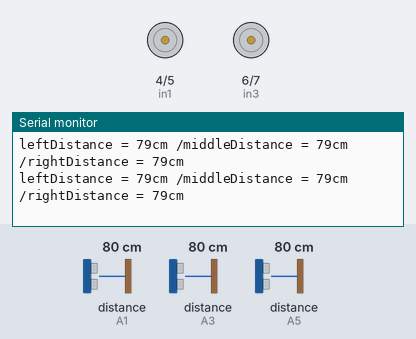
This sketch was run on a simulated Arduino Uno, built with avr-gcc and run on an emulated ATmega328P. Parts: motor-driver pin pairs drawn as motors (green arrow = first pin HIGH = forward, orange = second pin HIGH = backward, longer = more drive, scaled by the enable pin), the last lines printed to the serial monitor. Wiring (inferred from the names in the program): 3 × ultrasonic range finder: trigger A0, echo A1 / trigger A2, echo A3 / trigger A4, echo A5. The test bench sets the inputs (shaded band); at power-on: distance to the obstacle (sensors on A1, A5, A3) 80 cm. The echo pulse lasts 58.3 µs per cm.

Above: at 1.2 s.
1.3 s: distance to the obstacle (sensor on A1) set to 16 cm
At 1.42 s:
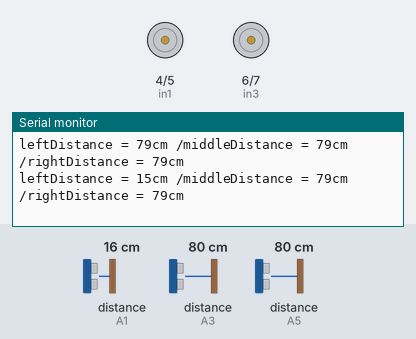
2.8 s: distance to the obstacle (sensor on A1) set to 12 cm
At 2.99 s:
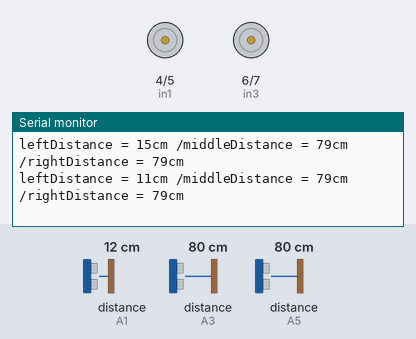
4.4 s: distance to the obstacle (sensor on A5) set to 2 cm
At 4.5 s:
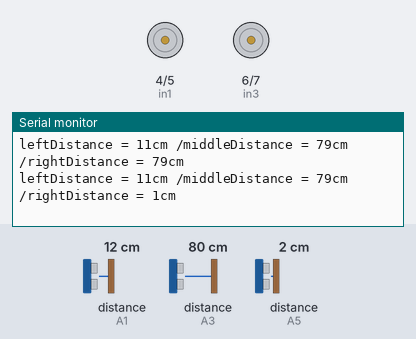
5.9 s: distance to the obstacle (sensor on A3) set to 22 cm
At 5.91 s:
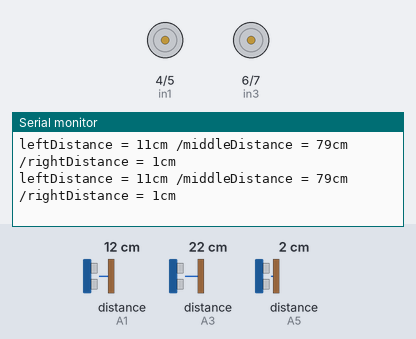
8.9 s: distance to the obstacle (sensor on A3) set to 17 cm
At 9.04 s:
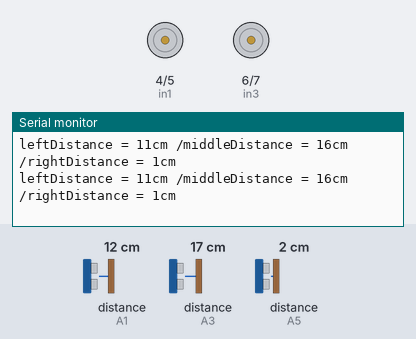
11.9 s: distance to the obstacle (sensor on A3) set to 15 cm
At 11.94 s:
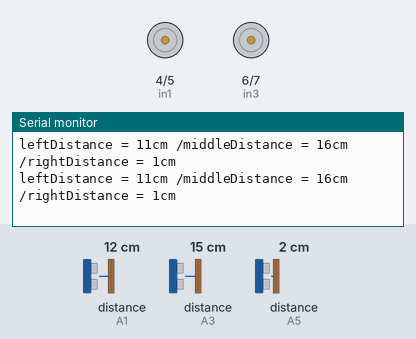
14.9 s: distance to the obstacle (sensor on A3) set to 12 cm
Timing chart, 0 to 17.9 s (numbered marks = the images above; inputs shaded):
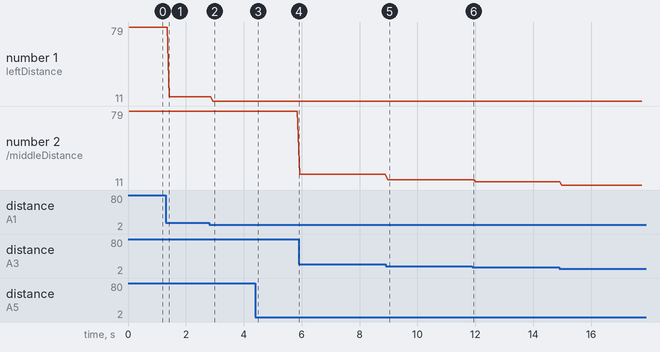

Measured:
- after the input at 1.3 s, the serial monitor: prints a new line after 0.12 s (image 1)
- after the input at 2.8 s, the serial monitor: prints a new line after 0.13 s (image 2)
- after the input at 4.4 s, the serial monitor: prints a new line at once (image 3)
- after the input at 8.9 s, the serial monitor: prints a new line after 0.07 s (image 5)
- plotted number 1: 79 → 15 after the input at 1.3 s, 15 → 11 after the input at 2.8 s
- plotted number 2: 79 → 21 after the input at 5.9 s, 21 → 16 after the input at 8.9 s, 16 → 14 after the input at 11.9 s

The sketch:

Xetuhanh.ino
```cpp
/*
 * Created by Lam Hong Duc
 * Date 17/11/2020
 */

int trig1 = A0;
int echo1 = A1;
int trig2 = A2;
int echo2 = A3;
int trig3 = A4;
int echo3 = A5;
int Speed = 200;
int in1 = 4;
int in2 = 5;
int in3 = 6;
int in4 = 7;
int ENA = 3;
int ENB = 11;
int LeftSpeed =50;
int RightSpeed = 50;

long leftDistance = 0,middleDistance = 0,rightDistance = 0;
long pingTime,distance;
float speedSound = 0.0343;
int DIS = 18;
int DIS2 = 13;

long leftMeasurement()
{
  digitalWrite(trig1,LOW);
  delayMicroseconds(2);
  digitalWrite(trig1,HIGH);
  delayMicroseconds(10);
  digitalWrite(trig1,LOW);
  pingTime = pulseIn(echo1,HIGH);
  distance = (pingTime/2)*speedSound;
  return(distance);
}

long middleMeasurement()
{
  digitalWrite(trig2,LOW);
  delayMicroseconds(2);
  digitalWrite(trig2,HIGH);
  delayMicroseconds(10);
  digitalWrite(trig2,LOW);
  pingTime = pulseIn(echo2,HIGH);
  distance = (pingTime/2)*speedSound;
  return(distance);
}

long rightMeasurement()
{
  digitalWrite(trig3,LOW);
  delayMicroseconds(2);
  digitalWrite(trig3,HIGH);
  delayMicroseconds(10);
  digitalWrite(trig3,LOW);
  pingTime = pulseIn(echo3,HIGH);
  distance = (pingTime/2)*speedSound;
  return(distance);
}

void setup()
{
  Serial.begin(9600);
  pinMode(trig1,OUTPUT);
  pinMode(trig2,OUTPUT);
  pinMode(trig3,OUTPUT);
  pinMode(echo1,INPUT);
  pinMode(echo2,INPUT);
  pinMode(echo3,INPUT);
  pinMode(in1,OUTPUT);
  pinMode(in2,OUTPUT);
  pinMode(in3,OUTPUT);
  pinMode(in4,OUTPUT);
  pinMode(ENA,OUTPUT);
  pinMode(ENB,OUTPUT);
  moveStop();
}

void loop()
{
  leftDistance = leftMeasurement();
  delay(10);
  middleDistance = middleMeasurement();
  delay(10);
  rightDistance = rightMeasurement();
  delay(10);
  Serial.print("leftDistance = ");
  Serial.print(leftDistance);
  Serial.print("cm /");
  Serial.print("middleDistance = ");
  Serial.print(middleDistance);
  Serial.print("cm /");
  Serial.print("rightDistance = ");
  Serial.print(rightDistance);
  Serial.println("cm");

  //  Obstacle on left side
  if(leftDistance < DIS2 && middleDistance > DIS && rightDistance > DIS2)
  {
    turnRight();
    delay(25);  //  turn lightly right
  }
  //  Obstacle on front
  else if(leftDistance > DIS2 && middleDistance < DIS && rightDistance > DIS2)
  {
    if(leftDistance > rightDistance)
    {
      turnLeft();
      delay(140);  //  turn 90 degree left
    }
    if(leftDistance < rightDistance)
    {
      turnRight();
      delay(140);  //  turn 90 degree right
    }
  }
  //  Obstacle on right side
  else if(leftDistance > DIS2 && middleDistance > DIS && rightDistance < DIS2)
  {
    turnLeft();
    delay(25);  //turn lightly left
  }
  //  Obstacle on front & left side
  else if(leftDistance < DIS2 && middleDistance < DIS && rightDistance > DIS2)
  {
    turnRight();
    delay(140);  //  turnRight 90 degree
  }
  //  Obstacle on front & right side
  else if(leftDistance > DIS2 && middleDistance < DIS && rightDistance < DIS2)
  {
    turnLeft();
    delay(200);  //  turnLeft 90 degree
  }
  //  Obstacle on left & right side
  else if(leftDistance < DIS2 && middleDistance > DIS && rightDistance < DIS2)
  {

    if(leftDistance > rightDistance)
    {
      turnLeft();
      delay(50);  //  shift left
    }
    if(leftDistance < rightDistance)
    {
      turnRight();
      delay(50);  //  shift right
    }
  }
  //  Obstacle on all 3 side
  else if(leftDistance < DIS2 && middleDistance < DIS2 && rightDistance < DIS2)
  {
    moveStop();
    delay(50);
    moveBackward();
    delay(50);

      if(leftDistance > rightDistance)
    {
      turnLeft();
      delay(50);  //  shift left
    }
    if(leftDistance < rightDistance)
    {
      turnRight();
      delay(50);  //  shift right
    }
  }
  else
  {
    moveForward();
  }
}

void moveForward()
{

  digitalWrite(in1, Speed);
  digitalWrite(in2, LOW);
  digitalWrite(in3, Speed);
  digitalWrite(in4, LOW);
}

void moveBackward()
{

  digitalWrite(in1, LOW);
  digitalWrite(in2, 5);
  digitalWrite(in3, LOW);
  digitalWrite(in4, 5);
}

void turnRight()
{

  digitalWrite(in1, RightSpeed);
  digitalWrite(in2, LOW);
  digitalWrite(in3, LOW);
  digitalWrite(in4, RightSpeed);
}

void turnLeft()
{


  digitalWrite(in1, LOW);
  digitalWrite(in2, LeftSpeed);
  digitalWrite(in3, LeftSpeed);
  digitalWrite(in4, LOW);
}

void moveStop()
{


  digitalWrite(in1, LOW);
  digitalWrite(in2, LOW);
  digitalWrite(in3, LOW);
  digitalWrite(in4, LOW);
}
```
